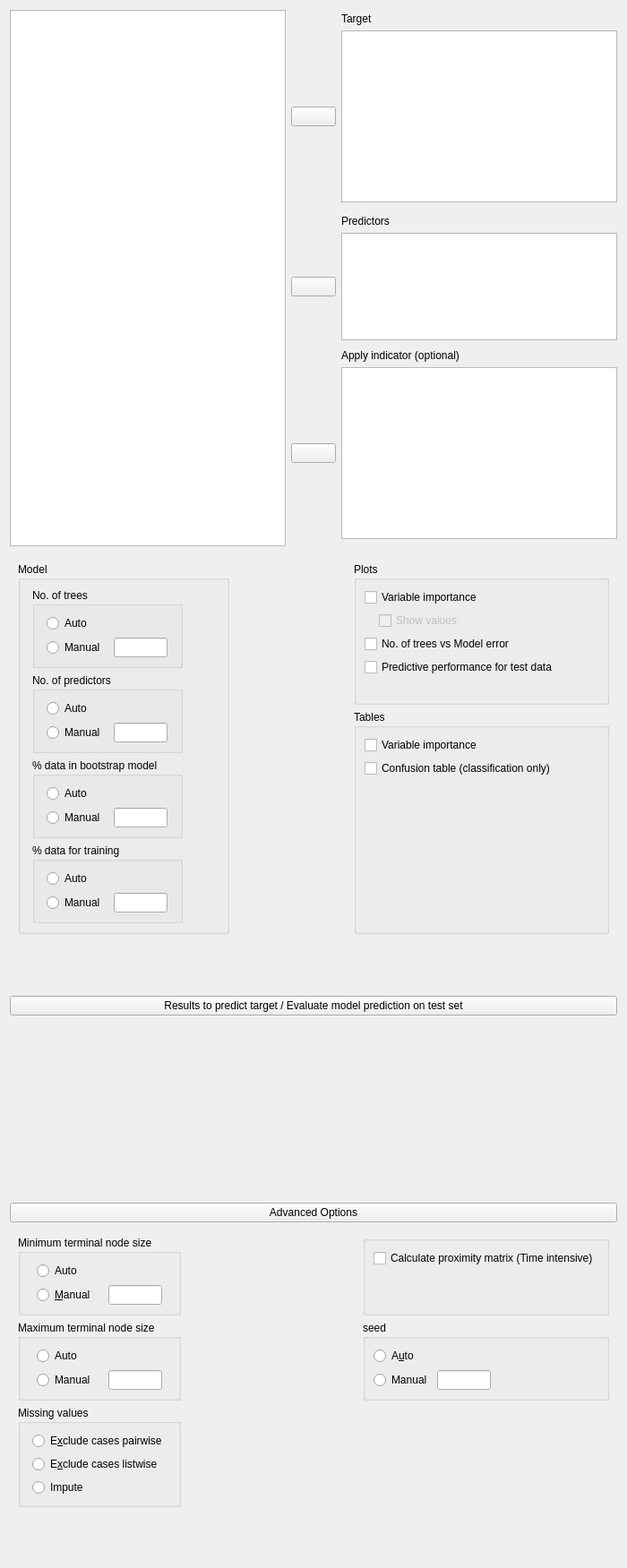
<?xml version="1.0" encoding="UTF-8"?>
<ui version="4.0">
 <class>MLRegressionRandomForestForm</class>
 <widget class="QWidget" name="MLRegressionRandomForestForm">
  <property name="geometry">
   <rect>
    <x>0</x>
    <y>0</y>
    <width>700</width>
    <height>1751</height>
   </rect>
  </property>
  <property name="sizePolicy">
   <sizepolicy hsizetype="Fixed" vsizetype="Preferred">
    <horstretch>0</horstretch>
    <verstretch>0</verstretch>
   </sizepolicy>
  </property>
  <property name="windowTitle">
   <string>Form</string>
  </property>
  <layout class="QGridLayout" name="gridLayout">
   <property name="verticalSpacing">
    <number>0</number>
   </property>
   <item row="3" column="0">
    <widget class="QWidget" name="widget_11" native="true">
     <layout class="QGridLayout" name="gridLayout_6">
      <property name="leftMargin">
       <number>0</number>
      </property>
      <property name="topMargin">
       <number>0</number>
      </property>
      <property name="rightMargin">
       <number>0</number>
      </property>
      <property name="bottomMargin">
       <number>0</number>
      </property>
      <property name="verticalSpacing">
       <number>0</number>
      </property>
      <item row="0" column="0">
       <widget class="QWidget" name="widget_10" native="true">
        <property name="sizePolicy">
         <sizepolicy hsizetype="Preferred" vsizetype="Preferred">
          <horstretch>0</horstretch>
          <verstretch>0</verstretch>
         </sizepolicy>
        </property>
        <layout class="QGridLayout" name="gridLayout_5">
         <property name="leftMargin">
          <number>0</number>
         </property>
         <property name="topMargin">
          <number>13</number>
         </property>
         <property name="rightMargin">
          <number>0</number>
         </property>
         <property name="bottomMargin">
          <number>3</number>
         </property>
         <item row="2" column="0">
          <widget class="AnovaModelWidget" name="modelTerms" native="true">
           <property name="sizePolicy">
            <sizepolicy hsizetype="Expanding" vsizetype="Preferred">
             <horstretch>0</horstretch>
             <verstretch>0</verstretch>
            </sizepolicy>
           </property>
           <property name="minimumSize">
            <size>
             <width>0</width>
             <height>200</height>
            </size>
           </property>
          </widget>
         </item>
         <item row="1" column="0">
          <widget class="ExpanderButton" name="expanderModel">
           <property name="sizePolicy">
            <sizepolicy hsizetype="Expanding" vsizetype="Preferred">
             <horstretch>0</horstretch>
             <verstretch>0</verstretch>
            </sizepolicy>
           </property>
           <property name="text">
            <string>Results to predict target / Evaluate model prediction on test set</string>
           </property>
          </widget>
         </item>
        </layout>
       </widget>
      </item>
     </layout>
    </widget>
   </item>
   <item row="4" column="0">
    <widget class="QWidget" name="advancedBox" native="true">
     <layout class="QGridLayout" name="gridLayout_2">
      <property name="leftMargin">
       <number>0</number>
      </property>
      <property name="topMargin">
       <number>0</number>
      </property>
      <property name="rightMargin">
       <number>0</number>
      </property>
      <item row="0" column="0" rowspan="2" colspan="2">
       <widget class="ExpanderButton" name="expanderAdvanced">
        <property name="text">
         <string>Advanced Options</string>
        </property>
       </widget>
      </item>
      <item row="3" column="0" rowspan="2" colspan="2">
       <widget class="QWidget" name="advancedOptions" native="true">
        <layout class="QGridLayout" name="gridLayout_7">
         <item row="1" column="2">
          <widget class="BoundGroupBox" name="seedBox">
           <property name="title">
            <string>seed</string>
           </property>
           <layout class="QGridLayout" name="gridLayout_14">
            <item row="2" column="1">
             <widget class="BoundTextBox" name="seed">
              <property name="sizePolicy">
               <sizepolicy hsizetype="Fixed" vsizetype="Preferred">
                <horstretch>0</horstretch>
                <verstretch>0</verstretch>
               </sizepolicy>
              </property>
              <property name="minimumSize">
               <size>
                <width>60</width>
                <height>0</height>
               </size>
              </property>
              <property name="maximumSize">
               <size>
                <width>60</width>
                <height>16777215</height>
               </size>
              </property>
             </widget>
            </item>
            <item row="2" column="0">
             <widget class="QRadioButton" name="manual_5">
              <property name="text">
               <string>Manual</string>
              </property>
             </widget>
            </item>
            <item row="2" column="2">
             <spacer name="horizontalSpacer">
              <property name="orientation">
               <enum>Qt::Horizontal</enum>
              </property>
              <property name="sizeHint" stdset="0">
               <size>
                <width>40</width>
                <height>20</height>
               </size>
              </property>
             </spacer>
            </item>
            <item row="1" column="0">
             <widget class="QRadioButton" name="auto_5">
              <property name="text">
               <string>A&amp;uto</string>
              </property>
             </widget>
            </item>
           </layout>
          </widget>
         </item>
         <item row="0" column="1">
          <spacer name="horizontalSpacer_5">
           <property name="orientation">
            <enum>Qt::Horizontal</enum>
           </property>
           <property name="sizeHint" stdset="0">
            <size>
             <width>40</width>
             <height>20</height>
            </size>
           </property>
          </spacer>
         </item>
         <item row="0" column="2">
          <widget class="BoundGroupBox" name="sampleMode_2">
           <property name="title">
            <string/>
           </property>
           <layout class="QGridLayout" name="gridLayout_15">
            <item row="1" column="0">
             <spacer name="verticalSpacer_4">
              <property name="orientation">
               <enum>Qt::Vertical</enum>
              </property>
              <property name="sizeHint" stdset="0">
               <size>
                <width>20</width>
                <height>40</height>
               </size>
              </property>
             </spacer>
            </item>
            <item row="0" column="0">
             <widget class="BoundCheckBox" name="calculateProximityMatrix">
              <property name="text">
               <string>Calculate proximity matrix (Time intensive)</string>
              </property>
             </widget>
            </item>
           </layout>
          </widget>
         </item>
         <item row="3" column="2">
          <spacer name="verticalSpacer_5">
           <property name="orientation">
            <enum>Qt::Vertical</enum>
           </property>
           <property name="sizeHint" stdset="0">
            <size>
             <width>20</width>
             <height>40</height>
            </size>
           </property>
          </spacer>
         </item>
         <item row="1" column="0">
          <widget class="BoundGroupBox" name="maximumTerminalNodeSize">
           <property name="title">
            <string>Maximum terminal node size</string>
           </property>
           <property name="flat">
            <bool>false</bool>
           </property>
           <layout class="QGridLayout" name="gridLayout_21">
            <item row="0" column="0">
             <widget class="QRadioButton" name="auto_7">
              <property name="sizePolicy">
               <sizepolicy hsizetype="Fixed" vsizetype="Fixed">
                <horstretch>0</horstretch>
                <verstretch>0</verstretch>
               </sizepolicy>
              </property>
              <property name="text">
               <string>Auto</string>
              </property>
             </widget>
            </item>
            <item row="1" column="0">
             <widget class="QRadioButton" name="manual_7">
              <property name="sizePolicy">
               <sizepolicy hsizetype="Fixed" vsizetype="Fixed">
                <horstretch>0</horstretch>
                <verstretch>0</verstretch>
               </sizepolicy>
              </property>
              <property name="text">
               <string>Manual</string>
              </property>
             </widget>
            </item>
            <item row="1" column="1">
             <widget class="BoundTextBox" name="modelMaximumTerminalNode">
              <property name="sizePolicy">
               <sizepolicy hsizetype="Fixed" vsizetype="Preferred">
                <horstretch>0</horstretch>
                <verstretch>0</verstretch>
               </sizepolicy>
              </property>
              <property name="minimumSize">
               <size>
                <width>60</width>
                <height>0</height>
               </size>
              </property>
              <property name="maximumSize">
               <size>
                <width>60</width>
                <height>16777215</height>
               </size>
              </property>
             </widget>
            </item>
           </layout>
          </widget>
         </item>
         <item row="0" column="0">
          <widget class="BoundGroupBox" name="minimumTerminalNodeSize">
           <property name="title">
            <string>Minimum terminal node size</string>
           </property>
           <property name="flat">
            <bool>false</bool>
           </property>
           <layout class="QGridLayout" name="gridLayout_20">
            <item row="1" column="0">
             <widget class="QRadioButton" name="manual_6">
              <property name="sizePolicy">
               <sizepolicy hsizetype="Fixed" vsizetype="Fixed">
                <horstretch>0</horstretch>
                <verstretch>0</verstretch>
               </sizepolicy>
              </property>
              <property name="text">
               <string>&amp;Manual</string>
              </property>
             </widget>
            </item>
            <item row="0" column="0">
             <widget class="QRadioButton" name="auto_6">
              <property name="sizePolicy">
               <sizepolicy hsizetype="Fixed" vsizetype="Fixed">
                <horstretch>0</horstretch>
                <verstretch>0</verstretch>
               </sizepolicy>
              </property>
              <property name="text">
               <string>Auto</string>
              </property>
             </widget>
            </item>
            <item row="1" column="1">
             <widget class="BoundTextBox" name="modelMinimumTerminalNode">
              <property name="sizePolicy">
               <sizepolicy hsizetype="Fixed" vsizetype="Preferred">
                <horstretch>0</horstretch>
                <verstretch>0</verstretch>
               </sizepolicy>
              </property>
              <property name="minimumSize">
               <size>
                <width>60</width>
                <height>0</height>
               </size>
              </property>
              <property name="maximumSize">
               <size>
                <width>60</width>
                <height>16777215</height>
               </size>
              </property>
             </widget>
            </item>
           </layout>
          </widget>
         </item>
         <item row="2" column="0">
          <widget class="BoundGroupBox" name="missingValues">
           <property name="title">
            <string>Missing values</string>
           </property>
           <property name="flat">
            <bool>false</bool>
           </property>
           <layout class="QGridLayout" name="gridLayout_22">
            <item row="2" column="0">
             <widget class="QRadioButton" name="_3Impute">
              <property name="sizePolicy">
               <sizepolicy hsizetype="Fixed" vsizetype="Fixed">
                <horstretch>0</horstretch>
                <verstretch>0</verstretch>
               </sizepolicy>
              </property>
              <property name="text">
               <string>Impute</string>
              </property>
             </widget>
            </item>
            <item row="1" column="0">
             <widget class="QRadioButton" name="_2Listwise">
              <property name="sizePolicy">
               <sizepolicy hsizetype="Fixed" vsizetype="Fixed">
                <horstretch>0</horstretch>
                <verstretch>0</verstretch>
               </sizepolicy>
              </property>
              <property name="text">
               <string>E&amp;xclude cases listwise</string>
              </property>
             </widget>
            </item>
            <item row="0" column="0">
             <widget class="QRadioButton" name="_1Pairwise">
              <property name="sizePolicy">
               <sizepolicy hsizetype="Fixed" vsizetype="Fixed">
                <horstretch>0</horstretch>
                <verstretch>0</verstretch>
               </sizepolicy>
              </property>
              <property name="text">
               <string>E&amp;xclude cases pairwise</string>
              </property>
             </widget>
            </item>
           </layout>
          </widget>
         </item>
        </layout>
       </widget>
      </item>
     </layout>
    </widget>
   </item>
   <item row="2" column="0">
    <widget class="QWidget" name="widget_12" native="true">
     <property name="sizePolicy">
      <sizepolicy hsizetype="Maximum" vsizetype="Minimum">
       <horstretch>0</horstretch>
       <verstretch>0</verstretch>
      </sizepolicy>
     </property>
     <layout class="QGridLayout" name="gridLayout_4">
      <property name="leftMargin">
       <number>0</number>
      </property>
      <property name="rightMargin">
       <number>0</number>
      </property>
      <property name="bottomMargin">
       <number>0</number>
      </property>
     </layout>
    </widget>
   </item>
   <item row="0" column="0">
    <widget class="QWidget" name="topWidget" native="true">
     <layout class="QGridLayout" name="gridLayout_3">
      <property name="leftMargin">
       <number>0</number>
      </property>
      <property name="topMargin">
       <number>0</number>
      </property>
      <property name="rightMargin">
       <number>0</number>
      </property>
      <property name="verticalSpacing">
       <number>3</number>
      </property>
      <item row="12" column="1">
       <widget class="AssignButton" name="buttonAssignCovariates">
        <property name="sizePolicy">
         <sizepolicy hsizetype="Fixed" vsizetype="Fixed">
          <horstretch>0</horstretch>
          <verstretch>0</verstretch>
         </sizepolicy>
        </property>
        <property name="minimumSize">
         <size>
          <width>50</width>
          <height>0</height>
         </size>
        </property>
        <property name="maximumSize">
         <size>
          <width>50</width>
          <height>16777215</height>
         </size>
        </property>
        <property name="text">
         <string/>
        </property>
       </widget>
      </item>
      <item row="3" column="2">
       <widget class="boundSingleItemView" name="target">
        <property name="sizePolicy">
         <sizepolicy hsizetype="Expanding" vsizetype="Fixed">
          <horstretch>0</horstretch>
          <verstretch>0</verstretch>
         </sizepolicy>
        </property>
        <property name="minimumSize">
         <size>
          <width>0</width>
          <height>0</height>
         </size>
        </property>
        <property name="maximumSize">
         <size>
          <width>16777215</width>
          <height>16777215</height>
         </size>
        </property>
        <property name="selectionMode">
         <enum>QAbstractItemView::ExtendedSelection</enum>
        </property>
       </widget>
      </item>
      <item row="12" column="2">
       <widget class="boundSingleItemView" name="indicator">
        <property name="sizePolicy">
         <sizepolicy hsizetype="Expanding" vsizetype="Fixed">
          <horstretch>0</horstretch>
          <verstretch>0</verstretch>
         </sizepolicy>
        </property>
        <property name="minimumSize">
         <size>
          <width>0</width>
          <height>0</height>
         </size>
        </property>
        <property name="maximumSize">
         <size>
          <width>16777215</width>
          <height>16777215</height>
         </size>
        </property>
        <property name="selectionMode">
         <enum>QAbstractItemView::ExtendedSelection</enum>
        </property>
       </widget>
      </item>
      <item row="6" column="2">
       <widget class="QLabel" name="label_3">
        <property name="sizePolicy">
         <sizepolicy hsizetype="Fixed" vsizetype="Preferred">
          <horstretch>0</horstretch>
          <verstretch>0</verstretch>
         </sizepolicy>
        </property>
        <property name="text">
         <string>Predictors</string>
        </property>
       </widget>
      </item>
      <item row="1" column="2">
       <widget class="QLabel" name="label_2">
        <property name="sizePolicy">
         <sizepolicy hsizetype="Fixed" vsizetype="Preferred">
          <horstretch>0</horstretch>
          <verstretch>0</verstretch>
         </sizepolicy>
        </property>
        <property name="text">
         <string>Target</string>
        </property>
       </widget>
      </item>
      <item row="13" column="1">
       <spacer name="verticalSpacer_2">
        <property name="orientation">
         <enum>Qt::Vertical</enum>
        </property>
        <property name="sizeHint" stdset="0">
         <size>
          <width>20</width>
          <height>5</height>
         </size>
        </property>
       </spacer>
      </item>
      <item row="3" column="1">
       <widget class="AssignButton" name="buttonAssignFixed">
        <property name="sizePolicy">
         <sizepolicy hsizetype="Fixed" vsizetype="Fixed">
          <horstretch>0</horstretch>
          <verstretch>0</verstretch>
         </sizepolicy>
        </property>
        <property name="minimumSize">
         <size>
          <width>50</width>
          <height>0</height>
         </size>
        </property>
        <property name="maximumSize">
         <size>
          <width>50</width>
          <height>16777215</height>
         </size>
        </property>
        <property name="text">
         <string/>
        </property>
       </widget>
      </item>
      <item row="9" column="1">
       <spacer name="verticalSpacer">
        <property name="orientation">
         <enum>Qt::Vertical</enum>
        </property>
        <property name="sizeHint" stdset="0">
         <size>
          <width>20</width>
          <height>5</height>
         </size>
        </property>
       </spacer>
      </item>
      <item row="10" column="2">
       <widget class="QLabel" name="label_4">
        <property name="sizePolicy">
         <sizepolicy hsizetype="Fixed" vsizetype="Preferred">
          <horstretch>0</horstretch>
          <verstretch>0</verstretch>
         </sizepolicy>
        </property>
        <property name="text">
         <string>Apply indicator (optional)</string>
        </property>
       </widget>
      </item>
      <item row="8" column="1">
       <widget class="AssignButton" name="buttonAssignRandom">
        <property name="sizePolicy">
         <sizepolicy hsizetype="Fixed" vsizetype="Fixed">
          <horstretch>0</horstretch>
          <verstretch>0</verstretch>
         </sizepolicy>
        </property>
        <property name="minimumSize">
         <size>
          <width>50</width>
          <height>0</height>
         </size>
        </property>
        <property name="maximumSize">
         <size>
          <width>50</width>
          <height>16777215</height>
         </size>
        </property>
        <property name="text">
         <string/>
        </property>
       </widget>
      </item>
      <item row="0" column="0" rowspan="14">
       <widget class="AvailableFieldsListView" name="listAvailableFields">
        <property name="sizePolicy">
         <sizepolicy hsizetype="Expanding" vsizetype="Preferred">
          <horstretch>0</horstretch>
          <verstretch>0</verstretch>
         </sizepolicy>
        </property>
        <property name="minimumSize">
         <size>
          <width>0</width>
          <height>0</height>
         </size>
        </property>
        <property name="maximumSize">
         <size>
          <width>16777215</width>
          <height>16777215</height>
         </size>
        </property>
        <property name="selectionMode">
         <enum>QAbstractItemView::ExtendedSelection</enum>
        </property>
       </widget>
      </item>
      <item row="4" column="1">
       <spacer name="verticalSpacer_3">
        <property name="orientation">
         <enum>Qt::Vertical</enum>
        </property>
        <property name="sizeHint" stdset="0">
         <size>
          <width>20</width>
          <height>5</height>
         </size>
        </property>
       </spacer>
      </item>
      <item row="8" column="2">
       <widget class="BoundListView" name="predictors">
        <property name="sizePolicy">
         <sizepolicy hsizetype="Expanding" vsizetype="Fixed">
          <horstretch>0</horstretch>
          <verstretch>0</verstretch>
         </sizepolicy>
        </property>
        <property name="minimumSize">
         <size>
          <width>0</width>
          <height>120</height>
         </size>
        </property>
        <property name="maximumSize">
         <size>
          <width>16777215</width>
          <height>120</height>
         </size>
        </property>
        <property name="editTriggers">
         <set>QAbstractItemView::AllEditTriggers</set>
        </property>
        <property name="selectionMode">
         <enum>QAbstractItemView::ExtendedSelection</enum>
        </property>
       </widget>
      </item>
     </layout>
    </widget>
   </item>
   <item row="1" column="0">
    <widget class="QWidget" name="advancedOptions_2" native="true">
     <layout class="QGridLayout" name="gridLayout_8">
      <item row="0" column="2">
       <widget class="GroupBox" name="plotsGroup">
        <property name="title">
         <string>Plots</string>
        </property>
        <layout class="QGridLayout" name="gridLayout_11">
         <item row="2" column="0" colspan="3">
          <widget class="BoundCheckBox" name="plotTreesVsModelError">
           <property name="sizePolicy">
            <sizepolicy hsizetype="Fixed" vsizetype="Fixed">
             <horstretch>0</horstretch>
             <verstretch>0</verstretch>
            </sizepolicy>
           </property>
           <property name="text">
            <string>No. of trees vs Model error</string>
           </property>
          </widget>
         </item>
         <item row="1" column="1" colspan="3">
          <widget class="BoundCheckBox" name="plotVariableImportanceShowValues">
           <property name="enabled">
            <bool>false</bool>
           </property>
           <property name="sizePolicy">
            <sizepolicy hsizetype="Fixed" vsizetype="Fixed">
             <horstretch>0</horstretch>
             <verstretch>0</verstretch>
            </sizepolicy>
           </property>
           <property name="text">
            <string>Show values</string>
           </property>
          </widget>
         </item>
         <item row="0" column="0" colspan="3">
          <widget class="BoundCheckBox" name="plotVariableImportance">
           <property name="sizePolicy">
            <sizepolicy hsizetype="Fixed" vsizetype="Fixed">
             <horstretch>0</horstretch>
             <verstretch>0</verstretch>
            </sizepolicy>
           </property>
           <property name="text">
            <string>Variable importance</string>
           </property>
          </widget>
         </item>
         <item row="4" column="0">
          <widget class="QLabel" name="label_17">
           <property name="minimumSize">
            <size>
             <width>10</width>
             <height>0</height>
            </size>
           </property>
           <property name="maximumSize">
            <size>
             <width>10</width>
             <height>16777215</height>
            </size>
           </property>
           <property name="text">
            <string/>
           </property>
          </widget>
         </item>
         <item row="3" column="0" colspan="3">
          <widget class="BoundCheckBox" name="plotPredictivePerformance">
           <property name="sizePolicy">
            <sizepolicy hsizetype="Fixed" vsizetype="Fixed">
             <horstretch>0</horstretch>
             <verstretch>0</verstretch>
            </sizepolicy>
           </property>
           <property name="text">
            <string>Predictive performance for test data</string>
           </property>
          </widget>
         </item>
         <item row="1" column="0">
          <widget class="QWidget" name="widget" native="true">
           <property name="minimumSize">
            <size>
             <width>10</width>
             <height>0</height>
            </size>
           </property>
           <property name="maximumSize">
            <size>
             <width>10</width>
             <height>16777215</height>
            </size>
           </property>
          </widget>
         </item>
         <item row="3" column="3">
          <spacer name="horizontalSpacer_4">
           <property name="orientation">
            <enum>Qt::Horizontal</enum>
           </property>
           <property name="sizeHint" stdset="0">
            <size>
             <width>40</width>
             <height>20</height>
            </size>
           </property>
          </spacer>
         </item>
        </layout>
       </widget>
      </item>
      <item row="1" column="2">
       <widget class="GroupBox" name="groupBox_3">
        <property name="maximumSize">
         <size>
          <width>16777215</width>
          <height>16777215</height>
         </size>
        </property>
        <property name="title">
         <string>Tables</string>
        </property>
        <layout class="QGridLayout" name="gridLayout_10">
         <item row="0" column="0">
          <widget class="BoundCheckBox" name="tableVariableImportance">
           <property name="text">
            <string>Variable importance</string>
           </property>
          </widget>
         </item>
         <item row="2" column="0">
          <widget class="BoundCheckBox" name="tableConfusion">
           <property name="text">
            <string>Confusion table (classification only)</string>
           </property>
          </widget>
         </item>
         <item row="3" column="0">
          <spacer name="verticalSpacer_7">
           <property name="orientation">
            <enum>Qt::Vertical</enum>
           </property>
           <property name="sizeHint" stdset="0">
            <size>
             <width>20</width>
             <height>40</height>
            </size>
           </property>
          </spacer>
         </item>
         <item row="2" column="1">
          <spacer name="horizontalSpacer_6">
           <property name="orientation">
            <enum>Qt::Horizontal</enum>
           </property>
           <property name="sizeHint" stdset="0">
            <size>
             <width>40</width>
             <height>20</height>
            </size>
           </property>
          </spacer>
         </item>
        </layout>
       </widget>
      </item>
      <item row="2" column="2">
       <spacer name="verticalSpacer_6">
        <property name="orientation">
         <enum>Qt::Vertical</enum>
        </property>
        <property name="sizeHint" stdset="0">
         <size>
          <width>20</width>
          <height>40</height>
         </size>
        </property>
       </spacer>
      </item>
      <item row="0" column="1">
       <spacer name="horizontalSpacer_3">
        <property name="orientation">
         <enum>Qt::Horizontal</enum>
        </property>
        <property name="sizeHint" stdset="0">
         <size>
          <width>40</width>
          <height>20</height>
         </size>
        </property>
       </spacer>
      </item>
      <item row="0" column="0" rowspan="2">
       <widget class="BoundGroupBox" name="bayesFactorType_2">
        <property name="sizePolicy">
         <sizepolicy hsizetype="Fixed" vsizetype="Minimum">
          <horstretch>0</horstretch>
          <verstretch>0</verstretch>
         </sizepolicy>
        </property>
        <property name="title">
         <string>Model</string>
        </property>
        <property name="flat">
         <bool>false</bool>
        </property>
        <layout class="QGridLayout" name="gridLayout_16">
         <property name="leftMargin">
          <number>13</number>
         </property>
         <item row="3" column="0">
          <widget class="BoundGroupBox" name="dataTrainingModel">
           <property name="title">
            <string>% data for training</string>
           </property>
           <property name="flat">
            <bool>false</bool>
           </property>
           <layout class="QGridLayout" name="gridLayout_19">
            <item row="1" column="0">
             <widget class="QRadioButton" name="manual_4">
              <property name="sizePolicy">
               <sizepolicy hsizetype="Fixed" vsizetype="Fixed">
                <horstretch>0</horstretch>
                <verstretch>0</verstretch>
               </sizepolicy>
              </property>
              <property name="text">
               <string>Manual</string>
              </property>
             </widget>
            </item>
            <item row="0" column="0">
             <widget class="QRadioButton" name="auto_4">
              <property name="sizePolicy">
               <sizepolicy hsizetype="Fixed" vsizetype="Fixed">
                <horstretch>0</horstretch>
                <verstretch>0</verstretch>
               </sizepolicy>
              </property>
              <property name="text">
               <string>Auto</string>
              </property>
             </widget>
            </item>
            <item row="1" column="1">
             <widget class="BoundTextBox" name="percentageDataTraining">
              <property name="sizePolicy">
               <sizepolicy hsizetype="Fixed" vsizetype="Preferred">
                <horstretch>0</horstretch>
                <verstretch>0</verstretch>
               </sizepolicy>
              </property>
              <property name="minimumSize">
               <size>
                <width>60</width>
                <height>0</height>
               </size>
              </property>
              <property name="maximumSize">
               <size>
                <width>60</width>
                <height>16777215</height>
               </size>
              </property>
             </widget>
            </item>
           </layout>
          </widget>
         </item>
         <item row="2" column="0">
          <widget class="BoundGroupBox" name="dataBootstrapModel">
           <property name="title">
            <string>% data in bootstrap model</string>
           </property>
           <property name="flat">
            <bool>false</bool>
           </property>
           <layout class="QGridLayout" name="gridLayout_18">
            <item row="0" column="0">
             <widget class="QRadioButton" name="auto_3">
              <property name="sizePolicy">
               <sizepolicy hsizetype="Fixed" vsizetype="Fixed">
                <horstretch>0</horstretch>
                <verstretch>0</verstretch>
               </sizepolicy>
              </property>
              <property name="text">
               <string>Auto</string>
              </property>
             </widget>
            </item>
            <item row="1" column="0">
             <widget class="QRadioButton" name="manual_3">
              <property name="sizePolicy">
               <sizepolicy hsizetype="Fixed" vsizetype="Fixed">
                <horstretch>0</horstretch>
                <verstretch>0</verstretch>
               </sizepolicy>
              </property>
              <property name="text">
               <string>Manual</string>
              </property>
             </widget>
            </item>
            <item row="1" column="1">
             <widget class="BoundTextBox" name="percentageDataBootstrap">
              <property name="sizePolicy">
               <sizepolicy hsizetype="Fixed" vsizetype="Preferred">
                <horstretch>0</horstretch>
                <verstretch>0</verstretch>
               </sizepolicy>
              </property>
              <property name="minimumSize">
               <size>
                <width>60</width>
                <height>0</height>
               </size>
              </property>
              <property name="maximumSize">
               <size>
                <width>60</width>
                <height>16777215</height>
               </size>
              </property>
             </widget>
            </item>
           </layout>
          </widget>
         </item>
         <item row="1" column="0">
          <widget class="BoundGroupBox" name="noOfPredictors">
           <property name="title">
            <string>No. of predictors</string>
           </property>
           <property name="flat">
            <bool>false</bool>
           </property>
           <layout class="QGridLayout" name="gridLayout_12">
            <item row="0" column="0">
             <widget class="QRadioButton" name="auto_2">
              <property name="sizePolicy">
               <sizepolicy hsizetype="Fixed" vsizetype="Fixed">
                <horstretch>0</horstretch>
                <verstretch>0</verstretch>
               </sizepolicy>
              </property>
              <property name="text">
               <string>Auto</string>
              </property>
             </widget>
            </item>
            <item row="1" column="0">
             <widget class="QRadioButton" name="manual_2">
              <property name="sizePolicy">
               <sizepolicy hsizetype="Fixed" vsizetype="Fixed">
                <horstretch>0</horstretch>
                <verstretch>0</verstretch>
               </sizepolicy>
              </property>
              <property name="text">
               <string>Manual</string>
              </property>
             </widget>
            </item>
            <item row="1" column="1">
             <widget class="BoundTextBox" name="numberOfPredictors">
              <property name="sizePolicy">
               <sizepolicy hsizetype="Fixed" vsizetype="Preferred">
                <horstretch>0</horstretch>
                <verstretch>0</verstretch>
               </sizepolicy>
              </property>
              <property name="minimumSize">
               <size>
                <width>60</width>
                <height>0</height>
               </size>
              </property>
              <property name="maximumSize">
               <size>
                <width>60</width>
                <height>16777215</height>
               </size>
              </property>
             </widget>
            </item>
           </layout>
          </widget>
         </item>
         <item row="0" column="0">
          <widget class="BoundGroupBox" name="noOfTrees">
           <property name="title">
            <string>No. of trees</string>
           </property>
           <property name="flat">
            <bool>false</bool>
           </property>
           <layout class="QGridLayout" name="gridLayout_9">
            <item row="1" column="0">
             <widget class="QRadioButton" name="manual_1">
              <property name="sizePolicy">
               <sizepolicy hsizetype="Fixed" vsizetype="Fixed">
                <horstretch>0</horstretch>
                <verstretch>0</verstretch>
               </sizepolicy>
              </property>
              <property name="text">
               <string>Manual</string>
              </property>
             </widget>
            </item>
            <item row="0" column="0">
             <widget class="QRadioButton" name="auto_1">
              <property name="sizePolicy">
               <sizepolicy hsizetype="Fixed" vsizetype="Fixed">
                <horstretch>0</horstretch>
                <verstretch>0</verstretch>
               </sizepolicy>
              </property>
              <property name="text">
               <string>Auto</string>
              </property>
             </widget>
            </item>
            <item row="1" column="1">
             <widget class="BoundTextBox" name="numberOfTrees">
              <property name="sizePolicy">
               <sizepolicy hsizetype="Fixed" vsizetype="Preferred">
                <horstretch>0</horstretch>
                <verstretch>0</verstretch>
               </sizepolicy>
              </property>
              <property name="minimumSize">
               <size>
                <width>60</width>
                <height>0</height>
               </size>
              </property>
              <property name="maximumSize">
               <size>
                <width>60</width>
                <height>16777215</height>
               </size>
              </property>
             </widget>
            </item>
           </layout>
          </widget>
         </item>
         <item row="0" column="1">
          <spacer name="horizontalSpacer_2">
           <property name="orientation">
            <enum>Qt::Horizontal</enum>
           </property>
           <property name="sizeHint" stdset="0">
            <size>
             <width>40</width>
             <height>20</height>
            </size>
           </property>
          </spacer>
         </item>
        </layout>
       </widget>
      </item>
     </layout>
    </widget>
   </item>
  </layout>
 </widget>
 <customwidgets>
  <customwidget>
   <class>BoundTextBox</class>
   <extends>QLineEdit</extends>
   <header>widgets/boundtextbox.h</header>
  </customwidget>
  <customwidget>
   <class>BoundGroupBox</class>
   <extends>QGroupBox</extends>
   <header>widgets/boundgroupbox.h</header>
   <container>1</container>
  </customwidget>
  <customwidget>
   <class>BoundCheckBox</class>
   <extends>QCheckBox</extends>
   <header>widgets/boundcheckbox.h</header>
  </customwidget>
  <customwidget>
   <class>GroupBox</class>
   <extends>QGroupBox</extends>
   <header>widgets/groupbox.h</header>
   <container>1</container>
  </customwidget>
  <customwidget>
   <class>ExpanderButton</class>
   <extends>QPushButton</extends>
   <header>widgets/expanderbutton.h</header>
  </customwidget>
  <customwidget>
   <class>AssignButton</class>
   <extends>QPushButton</extends>
   <header>widgets/assignbutton.h</header>
  </customwidget>
  <customwidget>
   <class>AvailableFieldsListView</class>
   <extends>QListView</extends>
   <header>widgets/availablefieldslistview.h</header>
  </customwidget>
  <customwidget>
   <class>BoundListView</class>
   <extends>QListView</extends>
   <header>widgets/boundlistview.h</header>
  </customwidget>
  <customwidget>
   <class>boundSingleItemView</class>
   <extends>QListView</extends>
   <header>widgets/boundsingleitemview.h</header>
  </customwidget>
  <customwidget>
   <class>AnovaModelWidget</class>
   <extends>QWidget</extends>
   <header>widgets/anovamodelwidget.h</header>
   <container>1</container>
  </customwidget>
 </customwidgets>
 <resources/>
 <connections>
  <connection>
   <sender>plotVariableImportance</sender>
   <signal>clicked(bool)</signal>
   <receiver>plotVariableImportanceShowValues</receiver>
   <slot>setEnabled(bool)</slot>
   <hints>
    <hint type="sourcelabel">
     <x>419</x>
     <y>372</y>
    </hint>
    <hint type="destinationlabel">
     <x>416</x>
     <y>395</y>
    </hint>
   </hints>
  </connection>
 </connections>
</ui>
